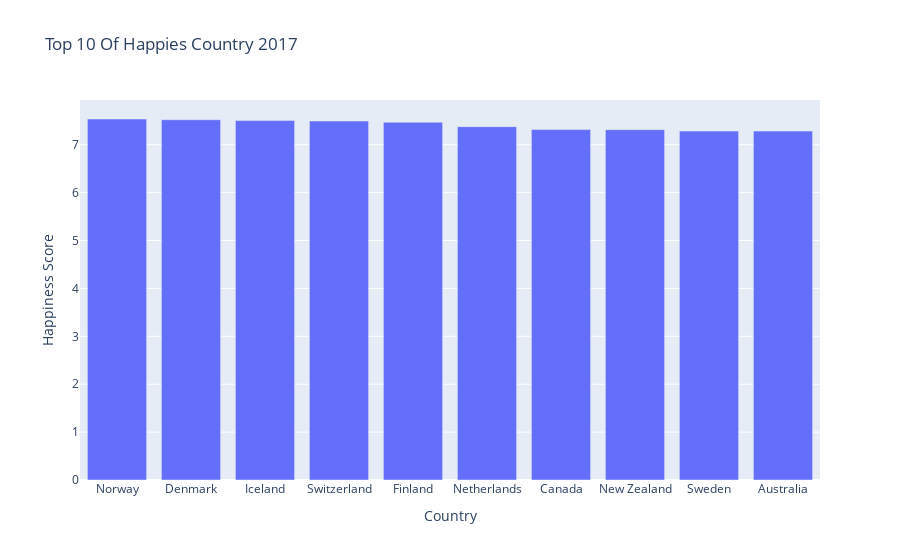

Notebook source saved alongside this figure:
### Code cell
char = px.bar(df_3[:10], 
              x="Country", 
              y = 'Happiness Score',
              barmode = 'group',
              title="Top 10 Of Happies Country 2017",
              height=600
             )
char.show()

### Figure 1 — Plotly figure (JSON) as saved in the notebook; plotly's stock layout.template omitted (floating-point values rounded to 4 significant figures)
{"data": [{"alignmentgroup": "True", "hovertemplate": "Country=%{x}<br>Happiness Score=%{y}<extra></extra>", "legendgroup": "", "marker": {"color": "#636efa", "pattern": {"shape": ""}}, "name": "", "offsetgroup": "", "orientation": "v", "showlegend": false, "textposition": "auto", "type": "bar", "x": ["Norway", "Denmark", "Iceland", "Switzerland", "Finland", "Netherlands", "Canada", "New Zealand", "Sweden", "Australia"], "xaxis": "x", "y": [7.537, 7.522, 7.504, 7.494, 7.469, 7.377, 7.316, 7.314, 7.284, 7.284], "yaxis": "y"}], "layout": {"autosize": true, "barmode": "group", "legend": {"tracegroupgap": 0}, "title": {"text": "Top 10 Of Happies Country 2017"}, "xaxis": {"anchor": "y", "autorange": true, "domain": [0, 1], "range": [-0.5, 9.5], "title": {"text": "Country"}, "type": "category"}, "yaxis": {"anchor": "x", "autorange": true, "domain": [0, 1], "range": [0, 7.934], "title": {"text": "Happiness Score"}, "type": "linear"}}}
